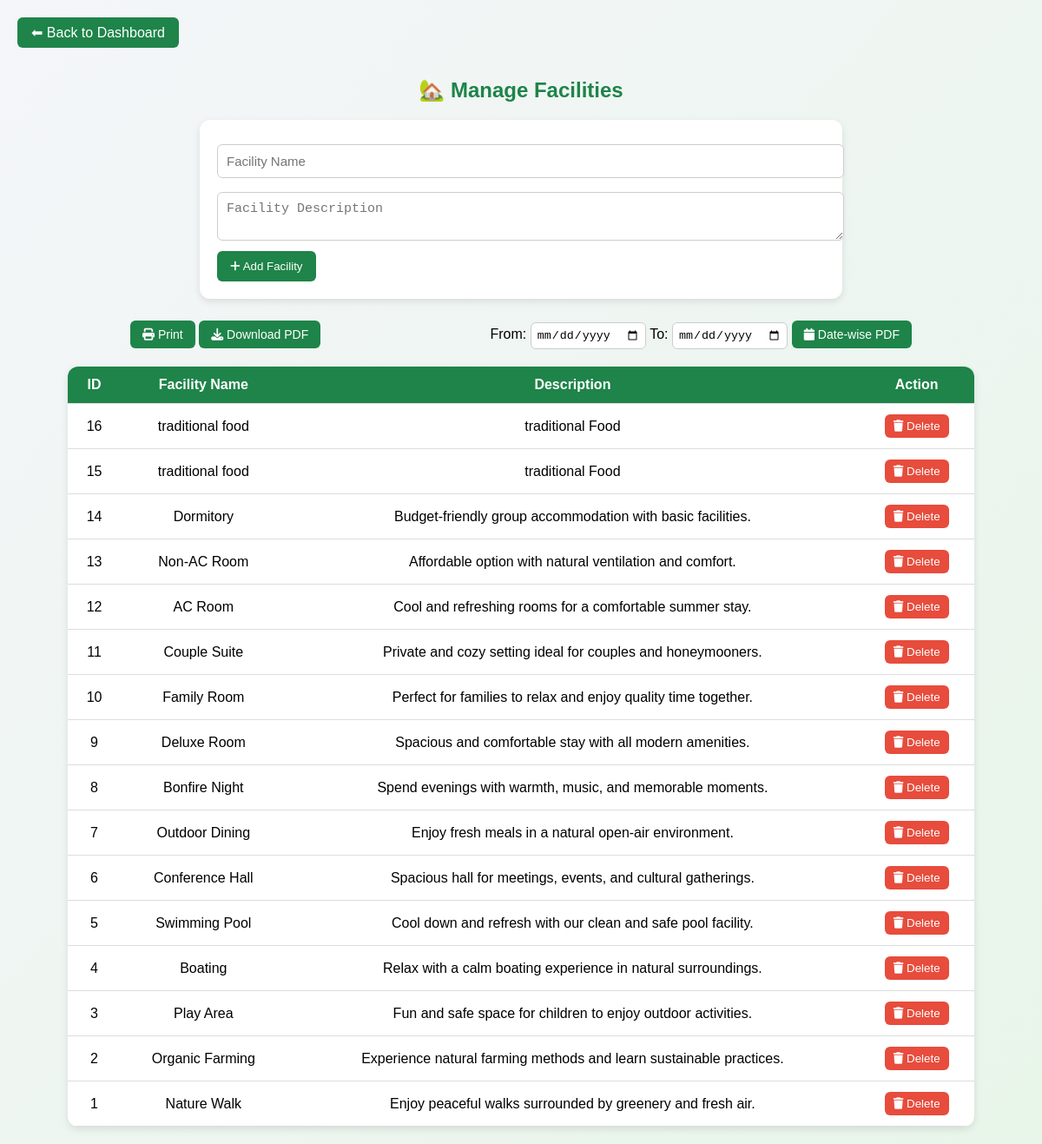
/manage_facilities.php, run on the app's committed database.
### tables this page shows
CREATE TABLE `facilities` (
  `facility_id` int(11) NOT NULL,
  `name` varchar(100) NOT NULL,
  `description` varchar(255) NOT NULL,
  `image_path` varchar(255) NOT NULL
);

### manage_facilities.php (the view, shortened to what this page needs)
<?php
$servername = "localhost";
$username = "root";
$password = "";
$dbname = "shantubag_db";
$port = 3307;
$conn = new mysqli($servername, $username, $password, $dbname, $port);
$sql = "SELECT * FROM facilities ORDER BY facility_id DESC";
$result = $conn->query($sql);
?>
<!DOCTYPE html>
<html lang="en">
<head>
<link rel="stylesheet" href="https://cdnjs.cloudflare.com/ajax/libs/font-awesome/6.5.0/css/all.min.css">
</head>
<body>
<a href="AdminDashboard.php" class="back-btn">⬅ Back to Dashboard</a>
<h2>🏡 Manage Facilities</h2>
<form method="POST">
    <input type="text" name="name" placeholder="Facility Name" required>
    <textarea name="description" placeholder="Facility Description" required></textarea>
    <button type="submit" name="add"><i class="fa fa-plus"></i> Add Facility</button>
</form>
<div class="pdf-controls">
    <div>
        <button class="pdf-btn" onclick="window.print()"><i class="fa fa-print"></i> Print</button>
        <button class="pdf-btn" onclick="generatePDF()"><i class="fa fa-download"></i> Download PDF</button>
    </div>
    <div>
        <label>From:</label>
        <input type="date" id="fromDate">
        <label>To:</label>
        <input type="date" id="toDate">
        <button class="pdf-btn" onclick="generateDatewisePDF()"><i class="fa fa-calendar"></i> Date-wise PDF</button>
    </div>
</div>
<table id="facilityTable">
    <thead>
        <tr>
            <th>ID</th>
            <th>Facility Name</th>
            <th>Description</th>
            <th>Action</th>
        </tr>
    </thead>
    <tbody>
        <?php if ($result->num_rows > 0): ?>
            <?php while($row = $result->fetch_assoc()): ?>
                <tr>
                    <td><?= $row['facility_id']; ?></td>
                    <td><?= htmlspecialchars($row['name']); ?></td>
                    <td><?= htmlspecialchars($row['description']); ?></td>
                    <td>
                        <a href="?delete=<?= $row['facility_id']; ?>" onclick="return confirm('Are you sure you want to delete this facility?');">
                            <button class="delete-btn"><i class="fa fa-trash"></i> Delete</button>
                        </a>
                    </td>
                </tr>
            <?php endwhile; ?>
        <?php else: ?>
            <tr><td colspan="4">No facilities found.</td></tr>
        <?php endif; ?>
    </tbody>
</table>
</body>
</html>

### manage_facilities.php (style rules this page uses)
body { font-family: 'Poppins', sans-serif; background: linear-gradient(to bottom right, #f4f6f9, #e8f5e9); margin: 0; padding: 20px; }
h2 { text-align: center; color: #1E8449; margin-bottom: 20px; }
.back-btn { background: #1E8449; color: white; text-decoration: none; padding: 8px 16px; border-radius: 6px; font-weight: 500; display: inline-block; margin-bottom: 15px; }
form { background: white; padding: 20px; border-radius: 12px; box-shadow: 0px 3px 8px rgba(0,0,0,0.1); margin-bottom: 25px; width: 90%; max-width: 700px; margin-left: auto; margin-right: auto; }
input[type=text], textarea { width: 100%; padding: 10px; margin: 8px 0; border-radius: 6px; border: 1px solid #ccc; font-size: 15px; }
button { background: #1E8449; color: white; padding: 10px 15px; border: none; border-radius: 6px; cursor: pointer; font-weight: 500; }
.pdf-controls { display: flex; flex-wrap: wrap; gap: 10px; justify-content: space-between; align-items: center; margin: 20px auto; width: 90%; max-width: 900px; }
.pdf-btn { background: #1E8449; color: white; border: none; border-radius: 6px; padding: 8px 14px; cursor: pointer; font-size: 14px; transition: 0.3s; }
input[type="date"] { padding: 6px; border-radius: 6px; border: 1px solid #ccc; }
table { width: 90%; margin: auto; border-collapse: collapse; background: #fff; border-radius: 12px; overflow: hidden; box-shadow: 0px 3px 8px rgba(0,0,0,0.1); }
th, td { padding: 12px 15px; border-bottom: 1px solid #ddd; text-align: center; }
th { background-color: #1E8449; color: white; }
.delete-btn { background: #E74C3C; color: white; padding: 6px 10px; border: none; border-radius: 6px; cursor: pointer; }

### data on the page
facilities: facility_id "16", name "traditional food", description "traditional Food"
facilities: facility_id "15", name "traditional food", description "traditional Food"
facilities: facility_id "14", name "Dormitory", description "Budget-friendly group accommodation with basic facilities."
facilities: facility_id "13", name "Non-AC Room", description "Affordable option with natural ventilation and comfort."
facilities: facility_id "12", name "AC Room", description "Cool and refreshing rooms for a comfortable summer stay."
facilities: facility_id "11", name "Couple Suite", description "Private and cozy setting ideal for couples and honeymooners."
facilities: facility_id "10", name "Family Room", description "Perfect for families to relax and enjoy quality time together."
facilities: facility_id "9", name "Deluxe Room", description "Spacious and comfortable stay with all modern amenities."
facilities: facility_id "8", name "Bonfire Night", description "Spend evenings with warmth, music, and memorable moments."
facilities: facility_id "7", name "Outdoor Dining", description "Enjoy fresh meals in a natural open-air environment."
facilities: facility_id "6", name "Conference Hall", description "Spacious hall for meetings, events, and cultural gatherings."
facilities: facility_id "5", name "Swimming Pool", description "Cool down and refresh with our clean and safe pool facility."
facilities: facility_id "4", name "Boating", description "Relax with a calm boating experience in natural surroundings."
facilities: facility_id "3", name "Play Area", description "Fun and safe space for children to enjoy outdoor activities."
facilities: facility_id "2", name "Organic Farming", description "Experience natural farming methods and learn sustainable practices."
facilities: facility_id "1", name "Nature Walk", description "Enjoy peaceful walks surrounded by greenery and fresh air."
